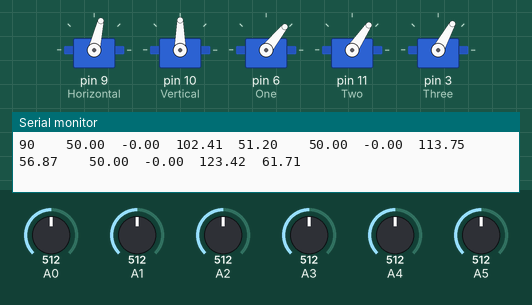
Simulated run of this sketch. Board: Arduino Uno, built with avr-gcc and run on an emulated ATmega328P. Parts: 5 × servo, the last lines printed to the serial monitor. The inputs (shaded band) are chosen by the test bench; at power-on: A0 = 512, A1 = 512, A2 = 512, A3 = 512, A4 = 512, A5 = 512.

Above: at 1.2 s.
1.3 s: A0 set to 274
4.3 s: A0 set to 252
At 5.31 s:
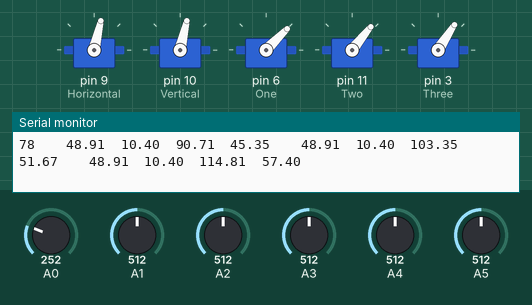
7.3 s: A0 set to 306
At 7.3 s:
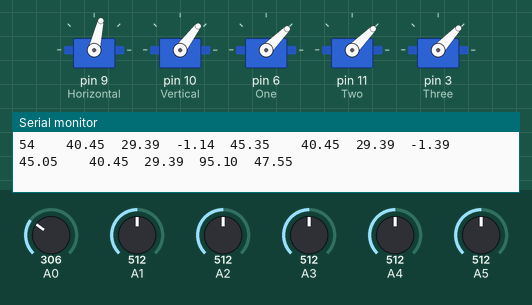
8.8 s: A1 set to 551
11.8 s: A1 set to 575
At 12.88 s:
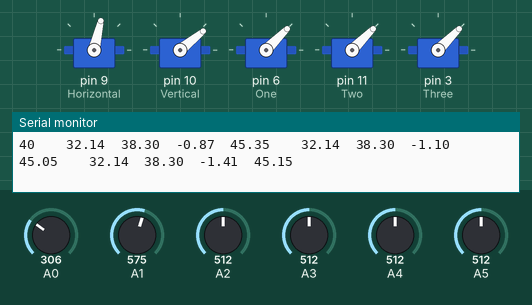
14.8 s: A1 set to 47
At 14.8 s:
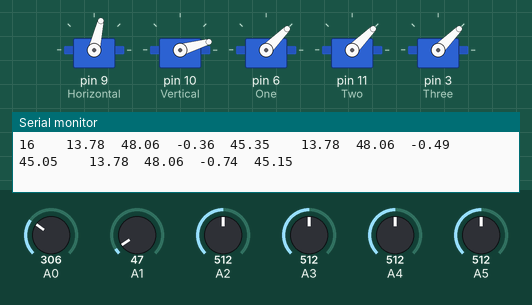
16.3 s: A1 set to 42
At 24.43 s:
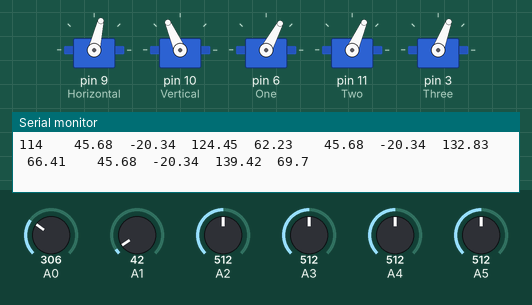
Timing chart, 0 to 24.5 s (numbered marks = the images above; inputs shaded):
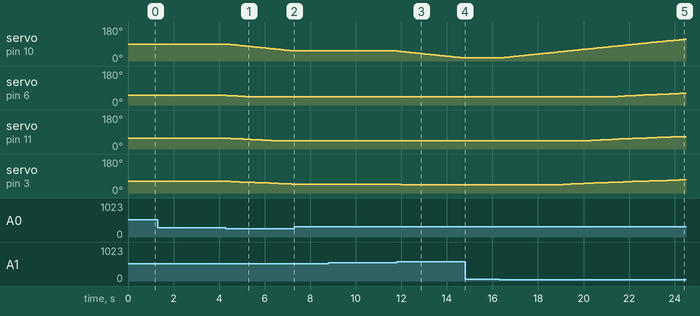

Measured:
- the behaviour switches between 259 and 258 on A0 (found by bisection; images 0 and 1)
- the behaviour switches between 558 and 559 on A1 (found by bisection; images 2 and 3)
- the behaviour switches between 45 and 44 on A1 (found by bisection; images 4 and 5)
- after the input at 4.3 s, servo on pin 10 (Vertical): moves from 90° to 53° over 2.9 s, starting at once; servo on pin 6 (One): moves from 51° to 45° over 0.80 s, starting at once; servo on pin 11 (Two): moves from 56° to 45° over 1.8 s, starting after 0.21 s; servo on pin 3 (Three): moves from 61° to 47° over 2.7 s, starting after 0.21 s
- after the input at 7.3 s, servo on pin 10 (Vertical): stays 53° (without the input it goes to 52° after 0.06 s); servo on pin 3 (Three): stays 47° (without the input it goes to 46° after 0.06 s)
- after the input at 11.8 s, servo on pin 10 (Vertical): moves from 53° to 16° over 2.9 s, starting at once; servo on pin 3 (Three): 47° → 46° at once, → 45° 0.16 s later
- after the input at 14.8 s, servo on pin 10 (Vertical): stays 16° (without the input it goes to 15° after 0.02 s)
- after the input at 16.3 s, servo on pin 10 (Vertical): moves from 16° to 115° over 8.1 s, starting after 0.06 s; servo on pin 6 (One): moves from 45° to 62° over 2.9 s, starting after 5.2 s; servo on pin 11 (Two): moves from 45° to 66° over 3.9 s, starting after 4.0 s; servo on pin 3 (Three): moves from 45° to 70° over 5.3 s, starting after 2.8 s

The sketch:

fresnel_tracker.ino
```cpp
#include <Servo.h> // include Servo library

Servo Horizontal;
Servo Vertical;
Servo One;
Servo Two;
Servo Three;

int servoH = 90;
int servoV = 90;
int servo1 = 90;
int servo2 = 90;
int servo3 = 90;

void setup()
{
  Serial.begin(9600);
  Horizontal.attach(9);
  Vertical.attach(10);
  One.attach(6);
  Two.attach(11);
  Three.attach(3);
//  Serial.println("leftTop\trightTop\tleftDown\trightDown");
//  Serial.println("---\t---\t---\t---\t");

  Horizontal.write(77);
}


void loop()
{

    int leftTop = analogRead(A0) - 30;
    //Serial.print(String(leftTop) + "\t");

    int rightTop = analogRead(A2) + 5;
    //Serial.print(String(rightTop) + "\t");

    int leftDown = analogRead(A1) - 10;
    //Serial.print(String(leftDown) + "\t");

    int rightDown = analogRead(A3) - 11;
    //Serial.print(String(rightDown) + "\t");

    int delay_time = analogRead(4)/20;
    int thresh = analogRead(5)/4;

    int avgTop = (leftTop + rightTop)/2;
    int avgBottom = (leftDown + rightDown)/2;

    int deltaVert = avgTop - avgBottom;
    deltaVert = abs(deltaVert);

    if (deltaVert > thresh)
    {
      if (avgTop > avgBottom)
      {
        servoV = servoV + 1;
        if (servoV > 180)
        {
          servoV = 180;
        }
      }
      else if (avgTop < avgBottom)
      {
        servoV= servoV - 1;
        if (servoV < 0)
        {
          servoV = 0;
        }
      }

      Vertical.write(servoV);
     }

     //Serial.print(String(servoV) + "\t");

    //----------------------------- SERVO 1 Section --------------------------------------------------------------------------------------------
     float h;
     float l;
     float servo1;
     float servo1_new;
     float servoV_rad = servoV * PI/ 180;
     float h_div;

    if(l > 11)
    {
     h = sin(servoV_rad) * 50;
     l = cos(servoV_rad) * 50;

     h_div = (h/(l-11));
     servo1 = atan(h/(l-11));
     if(servo1 > 0)
     {
      servo1 = servo1 * 180 / PI;
      servo1_new = ((servo1 - 25.5) / 2) + 12.75;

      One.write(servo1_new);
     }
    }

    if(l < 11)
    {
     h = sin(servoV_rad) * 50;
     l = cos(servoV_rad) * 50;

     h_div = (h/(11-l));
     servo1 = atan(h/(11-l));
     if(servo1 > 0)
     {
       servo1 = servo1 * 180 / PI;
       servo1 = 180 - servo1;
       servo1_new = ((servo1 - 25.5) / 2) + 12.75;
       One.write(servo1_new);
     }
    }
//    One.write(servo1);

    //----------------------------- SERVO 2 Section --------------------------------------------------------------------------------------------

     float h2;
     float l2;
     float servo2;
     float servo2_new;
     float h_div2;

    if(l2 > 22)
    {
     h2 = sin(servoV_rad) * 50;
     l2 = cos(servoV_rad) * 50;

     h_div2 = (h2/(l2-22));
     servo2 = atan(h2/(l2-22));
     if(servo2 > 0)
     {
       servo2 = servo2 * 180 / PI;
       servo2_new = ((servo2 - 32.8) / 2) + 16.4;
       Two.write(servo2_new);
     }
    }

    if(l2 < 22)
    {
     h2 = sin(servoV_rad) * 50;
     l2 = cos(servoV_rad) * 50;

     h_div2 = (h2/(22-l2));
     servo2 = atan(h2/(22-l2));
     if( servo2 > 0)
     {
       servo2 = servo2 * 180 / PI;
       servo2 = 180 - servo2;
       servo2_new = ((servo2 - 32.8) / 2) + 16.4;
       Two.write(servo2_new);
     }
    }
//    Two.write(servo2);

//----------------------------- SERVO 3 Section --------------------------------------------------------------------------------------------

     float h3;
     float l3;
     float servo3;
     float servo3_new;
     float h_div3;

    if(l3 > 33)
    {
     h3 = sin(servoV_rad) * 50;
     l3 = cos(servoV_rad) * 50;

     h_div3 = (h3/(l3-33));
     servo3 = atan(h3/(l3-33));
     if(servo3 > 0)
     {
       servo3 = servo3 * 180 / PI;
       servo3_new = ((servo3 - 45) / 2) + 22.5;
       Three.write(servo3_new);
     }
    }

    if(l3 < 33)
    {
     h3 = sin(servoV_rad) * 50;
     l3 = cos(servoV_rad) * 50;

     h_div3 = (h3/(33-l3));
     servo3 = atan(h2/(33-l3));
     if( servo3 > 0)
     {
       servo3 = servo3 * 180 / PI;
       servo3 = 180 - servo3;
       servo3_new = ((servo3 - 45) / 2) + 22.5;
       Three.write(servo3_new);
     }
    }
//    Three.write(servo3);

    //-------------------------------------------------------------------------------------------------------------------------------------------


     Serial.print(String(servoV) + "\t\t");
     Serial.print(String(h) + "\t");
     Serial.print(String(l) + "\t");
     Serial.print(String(servo1) + "\t");
     Serial.print(String(servo1_new) + "\t\t");

     Serial.print(String(h2) + "\t");
     Serial.print(String(l2) + "\t");
     Serial.print(String(servo2) + "\t");
     Serial.print(String(servo2_new) + "\t\t");

     Serial.print(String(h3) + "\t");
     Serial.print(String(l3) + "\t");
     Serial.print(String(servo3) + "\t");
     Serial.print(String(servo3_new) + "\n");


    delay(delay_time);
}
```
